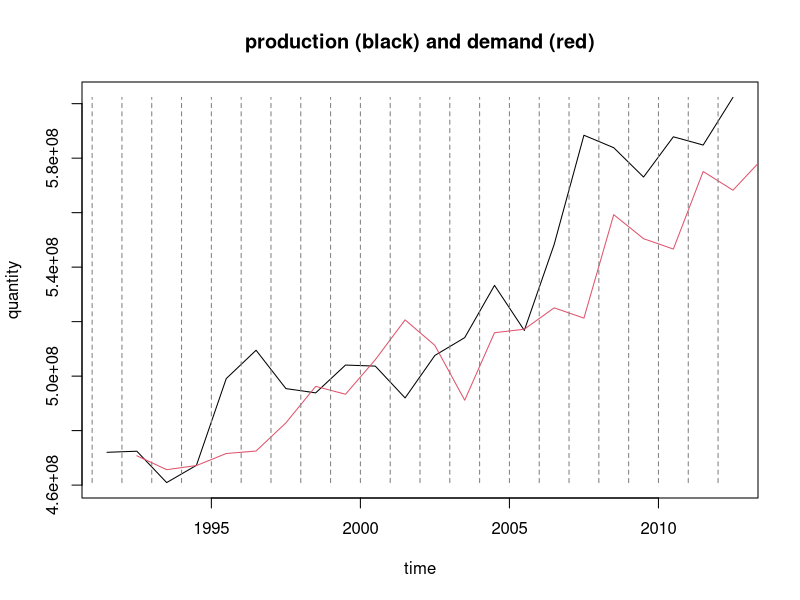

Recreate this plot in R.
#to be run after scripts/generate_inputs/r_reduce_number_of_producers_food.R
#expected result: no systematic difference between production and demand
production.w<-read.csv("../../data/producers_w.csv")
production.s<-read.csv("../../data/producers_s.csv")
production<-production.w[,8:ncol(production.w)]+production.s[,8:ncol(production.s)]
total_prod<-colSums(production)

food<-read.csv("../../data/buyers_Food.csv",)
feed<-read.csv("../../data/buyers_Feed.csv",)
seed<-read.csv("../../data/buyers_Seed.csv",)
misc<-read.csv("../../data/buyers_Misc.csv",)

demand<-food[,5:ncol(food)]+feed[,5:ncol(feed)]+seed[,5:ncol(seed)]+misc[,5:ncol(misc)]
total_dem<-colSums(demand)

first.year.of.demand<-as.numeric(unlist(strsplit(names(food)[5],"[.]"))[3])
last.year.of.demand<-as.numeric(unlist(strsplit(names(food)[ncol(food)],"[.]"))[3])
first.year.of.production<-first.year.of.demand-1
last.year.of.production<-last.year.of.demand

plot(0.5+seq(first.year.of.production,first.year.of.production-1+length(total_prod)),total_prod,type="l",main="production (black) and demand (red)",xlab="time",ylab="quantity")
#lines(0.5+seq(first.year.of.demand,first.year.of.production-1+length(total_prod)),total_dem,col=2)
lines(0.5+seq(first.year.of.demand,last.year.of.demand),total_dem,col=2)

for(x in seq(first.year.of.production,first.year.of.production-1+length(total_prod))){
	lines(c(x,x),c(min(c(total_prod,total_dem)),max(c(total_prod,total_dem))),lty=2,col="gray50")
}

